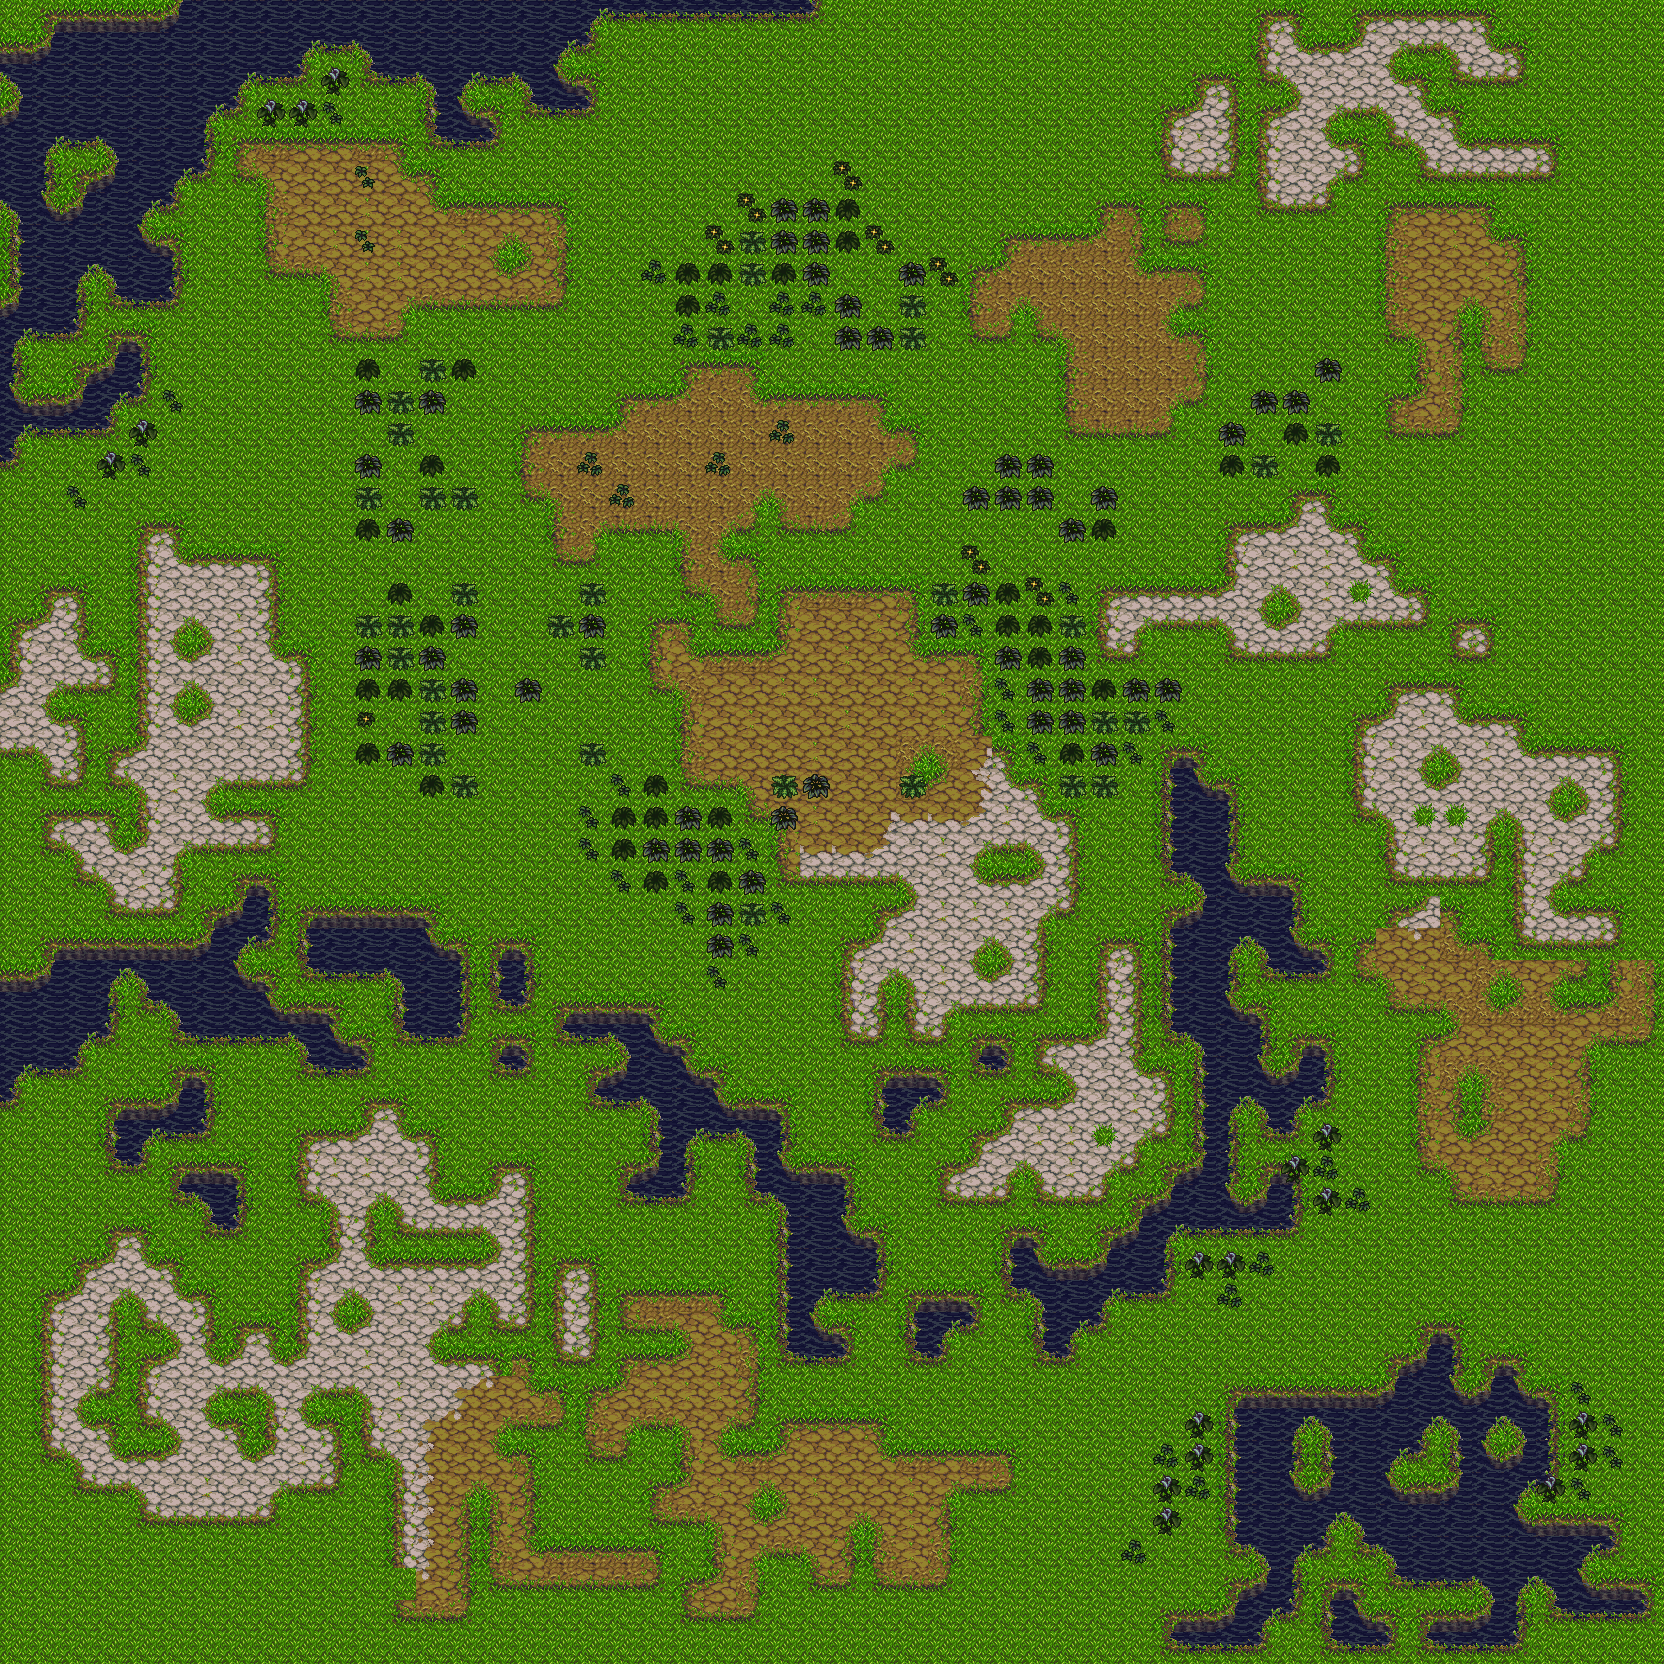

This game map was drawn from its Tiled (.tmx) file and the tilesets committed beside it. A one-line description and the trimmed map source follow:
An orthogonal 52x52 tile map with 32x32 px tiles, 4 tile layers (Water, Ground, Resources, Plr_build), 1 hidden layer not drawn, 2 tilesets and 1 object (Spawn).

<map version="1.10" tiledversion="1.10.2" orientation="orthogonal" renderorder="right-down" width="52" height="52" tilewidth="32" tileheight="32" infinite="0" nextlayerid="7" nextobjectid="2">
 <tileset firstgid="1" source="../Assets/Turf_1.tsx" />
 <tileset firstgid="257" source="../Assets/Folage_1.tsx" />
 <layer id="5" name="Water" class="Tile" width="52" height="52">
  <properties>
   <property name="Layer_nom" type="int" value="0" />
  </properties>
  <data>[2704 cells, 100 non-empty, 2 distinct tile ids]</data>
 </layer>
 <layer id="1" name="Ground" class="Tile" width="52" height="52">
  <properties>
   <property name="Layer_nom" type="int" value="1" />
  </properties>
  <data>[2704 cells, 2604 non-empty, 70 distinct tile ids]</data>
 </layer>
 <layer id="4" name="Collidor" class="Tile" width="52" height="52" visible="0">
  <properties>
   <property name="Layer_nom" type="int" value="2" />
  </properties>
  <data>[2704 cells, 204 non-empty, 1 distinct tile ids]</data>
 </layer>
 <layer id="3" name="Resources" class="Tile" width="52" height="52">
  <properties>
   <property name="Layer_nom" type="int" value="3" />
  </properties>
  <data>[2704 cells, 189 non-empty, 8 distinct tile ids]</data>
 </layer>
 <layer id="6" name="Plr_build" class="Tile" width="52" height="52">
  <properties>
   <property name="Layer_nom" type="int" value="0" />
  </properties>
  <data>[2704 cells, 0 non-empty, 0 distinct tile ids]</data>
 </layer>
 <objectgroup id="2" name="Plr_Spawn" class="Object">
  <properties>
   <property name="Layer_nom" type="int" value="0" />
  </properties>
  <object id="1" name="Spawn" x="794.212" y="669.818">
   <point />
  </object>
 </objectgroup>
</map>
